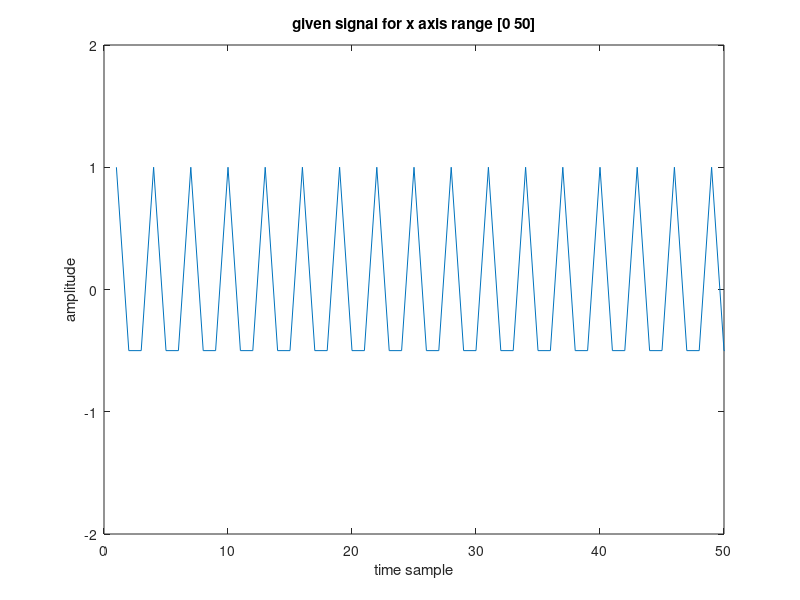
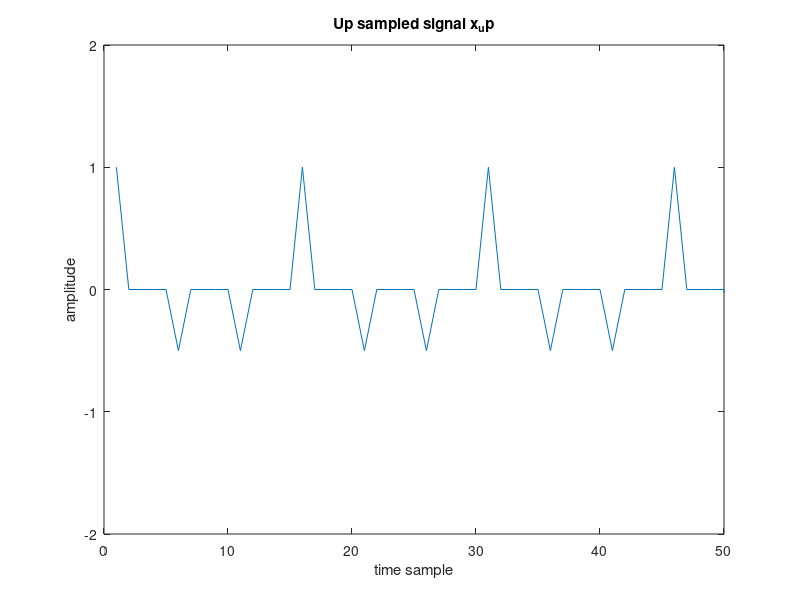
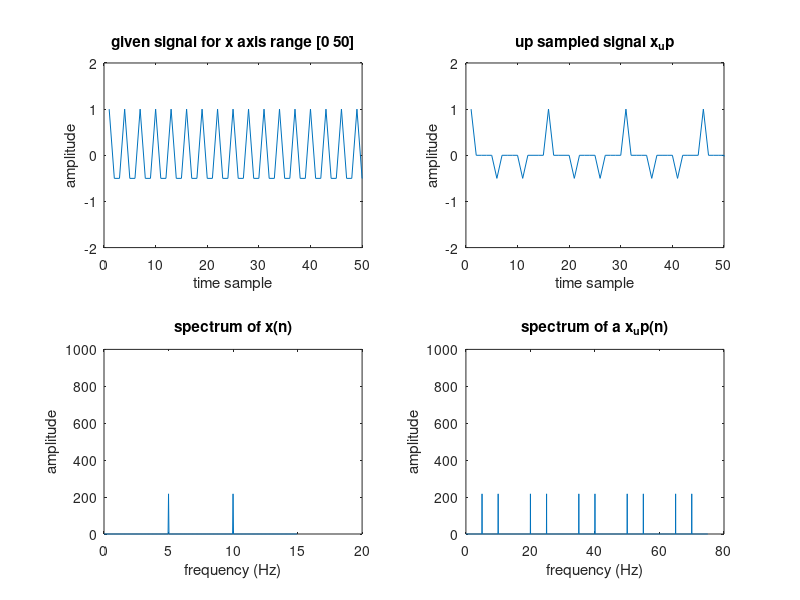

Write MATLAB code to recreate these figures, in order.
clc;
clear all;
close all;



fs=15;
n=0:(1/fs):29-(1/fs);
x =cos(pi*10*n);
figure;
plot(x)
axis([0 50 -2 2])
title('given signal for x axis range [0 50]')
xlabel('time sample')
ylabel('amplitude')


%-- Up sample by 5.

fs1=fs*5;
% t1=n.*(1/fs1);
% x_up =cos(pi*10*t1);
x_up=upsample(x,5);

figure;
plot(x_up)
title('Up sampled signal x_up')
xlabel('time sample')
ylabel('amplitude')
axis([0 50 -2 2])




%comparission
y1=fft(x);
y2=fft(x_up);

figure;
subplot(2,2,1)
plot(x)
axis([0 50 -2 2])
title('given signal for x axis range [0 50]')
xlabel('time sample')
ylabel('amplitude')

subplot(2,2,2)
plot(x_up)
title('up sampled signal x_up')
xlabel('time sample')
ylabel('amplitude')
axis([0 50 -2 2])


n1=0:length(y1)-1;
n2=0:length(y2)-1;
k1=(fs/length(n1))*n1;
k2=(fs1/length(n2))*n2;

subplot(2,2,3)
plot(k1,abs(y1))
ylim([0 1000])
title('spectrum of x(n)')
xlabel('frequency (Hz)')
ylabel('amplitude')


subplot(2,2,4)
plot(k2,abs(y2))
ylim([0 1000])
title('spectrum of a x_up(n)')
xlabel('frequency (Hz)')
ylabel('amplitude')

%--end_comparision--


